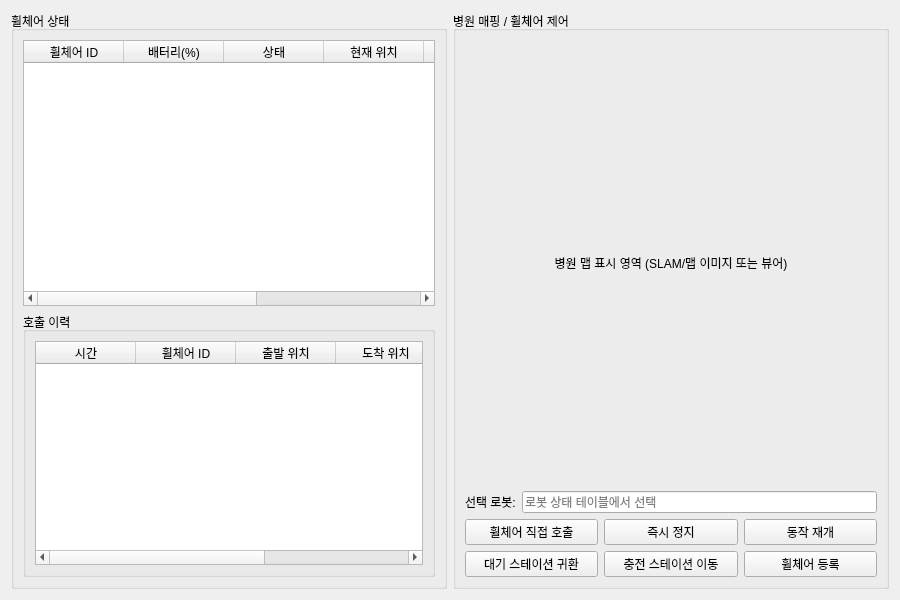
<?xml version="1.0" encoding="UTF-8"?>
<ui version="4.0">
 <class>wheelchair_admin</class>
 <widget class="QWidget" name="wheelchair_admin">
  <property name="geometry">
   <rect>
    <x>0</x>
    <y>0</y>
    <width>900</width>
    <height>600</height>
   </rect>
  </property>
  <property name="windowTitle">
   <string>휠체어 모니터링 / 제어</string>
  </property>
  <layout class="QVBoxLayout" name="verticalLayout">
   <item>
    <layout class="QHBoxLayout" name="hlTop">
     <item>
      <widget class="QGroupBox" name="gbRobotStatus">
       <property name="title">
        <string>휠체어 상태</string>
       </property>
       <layout class="QVBoxLayout" name="vlRobotStatus">
        <item>
         <widget class="QTableWidget" name="twRobotStatus">
          <property name="rowCount">
           <number>0</number>
          </property>
          <property name="columnCount">
           <number>7</number>
          </property>
          <column>
           <property name="text">
            <string>휠체어 ID</string>
           </property>
          </column>
          <column>
           <property name="text">
            <string>배터리(%)</string>
           </property>
          </column>
          <column>
           <property name="text">
            <string>상태</string>
           </property>
          </column>
          <column>
           <property name="text">
            <string>현재 위치</string>
           </property>
          </column>
          <column>
           <property name="text">
            <string>목표 위치</string>
           </property>
          </column>
          <column>
           <property name="text">
            <string>X좌표</string>
           </property>
          </column>
          <column>
           <property name="text">
            <string>Y좌표</string>
           </property>
          </column>
         </widget>
        </item>
        <item>
         <widget class="QGroupBox" name="gbCallLog">
          <property name="title">
           <string>호출 이력</string>
          </property>
          <layout class="QVBoxLayout" name="vlCallLog">
           <item>
            <widget class="QTableWidget" name="twCallLog">
             <property name="rowCount">
              <number>0</number>
             </property>
             <property name="columnCount">
              <number>5</number>
             </property>
             <column>
              <property name="text">
               <string>시간</string>
              </property>
             </column>
             <column>
              <property name="text">
               <string>휠체어 ID</string>
              </property>
             </column>
             <column>
              <property name="text">
               <string>출발 위치</string>
              </property>
             </column>
             <column>
              <property name="text">
               <string>도착 위치</string>
              </property>
             </column>
             <column>
              <property name="text">
               <string>호출자</string>
              </property>
             </column>
            </widget>
           </item>
          </layout>
         </widget>
        </item>
       </layout>
      </widget>
     </item>
     <item>
      <widget class="QGroupBox" name="gbMap">
       <property name="title">
        <string>병원 매핑 / 휠체어 제어</string>
       </property>
       <layout class="QVBoxLayout" name="vlMap">
        <item>
         <widget class="QLabel" name="lbMapPlaceholder">
          <property name="text">
           <string>병원 맵 표시 영역 (SLAM/맵 이미지 또는 뷰어)</string>
          </property>
          <property name="alignment">
           <set>Qt::AlignmentFlag::AlignCenter</set>
          </property>
          <property name="wordWrap">
           <bool>true</bool>
          </property>
         </widget>
        </item>
        <item>
         <layout class="QHBoxLayout" name="hlSelectedRobot">
          <item>
           <widget class="QLabel" name="lbSelectedRobot">
            <property name="text">
             <string>선택 로봇:</string>
            </property>
           </widget>
          </item>
          <item>
           <widget class="QLineEdit" name="leSelectedRobot">
            <property name="readOnly">
             <bool>true</bool>
            </property>
            <property name="placeholderText">
             <string>로봇 상태 테이블에서 선택</string>
            </property>
           </widget>
          </item>
         </layout>
        </item>
        <item>
         <layout class="QGridLayout" name="glButtons">
          <item row="0" column="1">
           <widget class="QPushButton" name="pbStop">
            <property name="text">
             <string>즉시 정지</string>
            </property>
           </widget>
          </item>
          <item row="1" column="0">
           <widget class="QPushButton" name="pbGoWait">
            <property name="text">
             <string>대기 스테이션 귀환</string>
            </property>
           </widget>
          </item>
          <item row="1" column="1">
           <widget class="QPushButton" name="pbGoCharge">
            <property name="text">
             <string>충전 스테이션 이동</string>
            </property>
           </widget>
          </item>
          <item row="0" column="0">
           <widget class="QPushButton" name="pbDirectCall">
            <property name="text">
             <string>휠체어 직접 호출</string>
            </property>
           </widget>
          </item>
          <item row="0" column="2">
           <widget class="QPushButton" name="pbResume">
            <property name="text">
             <string>동작 재개</string>
            </property>
           </widget>
          </item>
          <item row="1" column="2">
           <widget class="QPushButton" name="pbAddWheel">
            <property name="text">
             <string>휠체어 등록</string>
            </property>
           </widget>
          </item>
         </layout>
        </item>
       </layout>
      </widget>
     </item>
    </layout>
   </item>
  </layout>
 </widget>
 <resources/>
 <connections/>
</ui>
